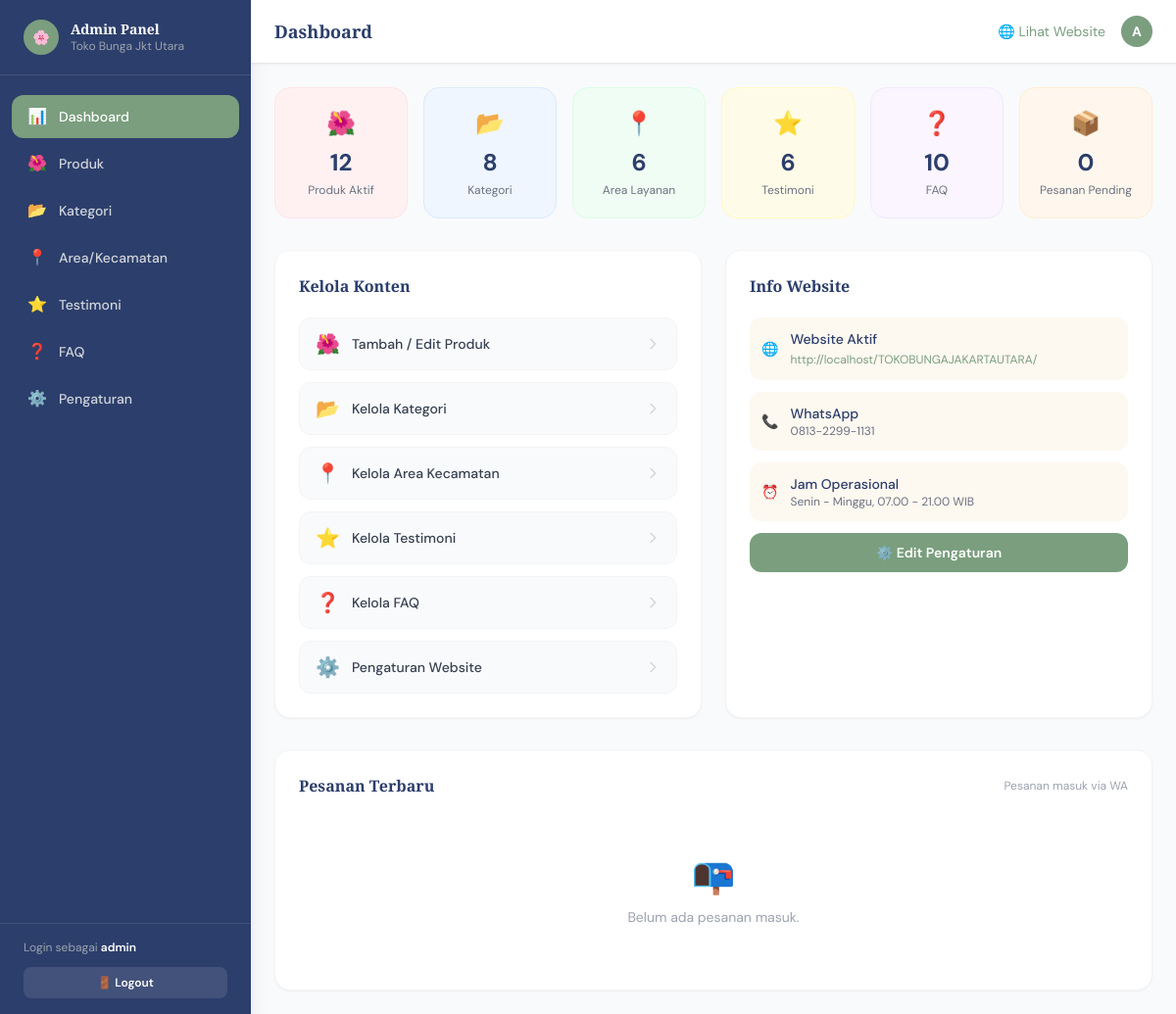
Screenshot of /admin/ (signed in) with the database file from the repository.
### tables this page shows
CREATE TABLE `settings` (
  `id` int(11) NOT NULL AUTO_INCREMENT,
  `key` varchar(100) NOT NULL,
  `value` text DEFAULT NULL,
  `updated_at` timestamp NOT NULL DEFAULT current_timestamp() ON UPDATE current_timestamp(),
  PRIMARY KEY (`id`),
  UNIQUE KEY `key` (`key`)
);

### includes/config.php (called while the page is built, shortened)
<?php
function db(): PDO {
    static $pdo = null;
    if ($pdo === null) {
        $dsn = "mysql:host=" . DB_HOST . ";dbname=" . DB_NAME . ";charset=" . DB_CHARSET;
        try {
            $pdo = new PDO($dsn, DB_USER, DB_PASS, [
                PDO::ATTR_ERRMODE            => PDO::ERRMODE_EXCEPTION,
                PDO::ATTR_DEFAULT_FETCH_MODE => PDO::FETCH_ASSOC,
                PDO::ATTR_EMULATE_PREPARES   => false,
            ]);
        } catch (PDOException $e) {
            die('<div style="font-family:sans-serif;padding:20px;background:#fee;border:1px solid #f00;border-radius:8px;margin:20px;">
                <strong>Database Error:</strong> ' . htmlspecialchars($e->getMessage()) . '
                </div>');
        }
    }
    return $pdo;
}
function setting(string $key, string $default = ''): string {
    static $cache = [];
    if (!isset($cache[$key])) {
        $stmt = db()->prepare("SELECT `value` FROM settings WHERE `key` = ? LIMIT 1");
        $stmt->execute([$key]);
        $row = $stmt->fetch();
        $cache[$key] = $row ? (string)$row['value'] : $default;
    }
    return $cache[$key];
}
function e(string $str): string {
    return htmlspecialchars($str, ENT_QUOTES, 'UTF-8');
}

### admin/pages/dashboard.php (the view, shortened to what this page needs)
<?php
$stats = db()->query("SELECT * FROM v_statistics")->fetch();
$recent_orders = db()->query("SELECT * FROM orders ORDER BY created_at DESC LIMIT 5")->fetchAll();
require __DIR__ . '/../includes/header.php';
?>
<div class="grid grid-cols-2 md:grid-cols-3 lg:grid-cols-6 gap-4 mb-8">
  <?php
  $cards = [
    ['label'=>'Produk Aktif',     'value'=>$stats['total_products'],    'icon'=>'🌺', 'color'=>'bg-rose-50 border-rose-100'],
    ['label'=>'Kategori',         'value'=>$stats['total_categories'],  'icon'=>'📂', 'color'=>'bg-blue-50 border-blue-100'],
    ['label'=>'Area Layanan',     'value'=>$stats['total_locations'],   'icon'=>'📍', 'color'=>'bg-green-50 border-green-100'],
    ['label'=>'Testimoni',        'value'=>$stats['total_testimonials'],'icon'=>'⭐', 'color'=>'bg-yellow-50 border-yellow-100'],
    ['label'=>'FAQ',              'value'=>$stats['total_faqs'],        'icon'=>'❓', 'color'=>'bg-purple-50 border-purple-100'],
    ['label'=>'Pesanan Pending',  'value'=>$stats['pending_orders'],    'icon'=>'📦', 'color'=>'bg-orange-50 border-orange-100'],
  ];
  foreach ($cards as $card):
  ?>
  <div class="<?= $card['color'] ?> border rounded-2xl p-5 text-center">
    <div class="text-2xl mb-2"><?= $card['icon'] ?></div>
    <div class="font-bold text-navy text-2xl"><?= $card['value'] ?></div>
    <div class="text-xs text-gray-500 mt-1"><?= $card['label'] ?></div>
  </div>
  <?php endforeach; ?>
</div>
<div class="grid md:grid-cols-2 gap-6 mb-8">
  <div class="bg-white rounded-2xl p-6 border border-gray-100 shadow-sm">
    <h2 class="font-serif font-semibold text-navy text-base mb-5">Kelola Konten</h2>
    <div class="space-y-3">
      <?php
      $links = [
        ['page'=>'products',     'label'=>'Tambah / Edit Produk',      'icon'=>'🌺'],
        ['page'=>'categories',   'label'=>'Kelola Kategori',           'icon'=>'📂'],
        ['page'=>'locations',    'label'=>'Kelola Area Kecamatan',     'icon'=>'📍'],
        ['page'=>'testimonials', 'label'=>'Kelola Testimoni',          'icon'=>'⭐'],
        ['page'=>'faqs',         'label'=>'Kelola FAQ',                'icon'=>'❓'],
        ['page'=>'settings',     'label'=>'Pengaturan Website',        'icon'=>'⚙️'],
      ];
      foreach ($links as $l):
      ?>
      <a href="<?= BASE_URL ?>/admin/?page=<?= $l['page'] ?>"
         class="flex items-center gap-3 px-4 py-3 rounded-xl bg-gray-50 hover:bg-cream border border-gray-100 hover:border-sage/30 transition group">
        <span class="text-xl"><?= $l['icon'] ?></span>
        <span class="text-sm font-medium text-gray-700 group-hover:text-sage transition"><?= $l['label'] ?></span>
        <svg class="w-4 h-4 ml-auto text-gray-300 group-hover:text-sage transition" fill="none" stroke="currentColor" viewBox="0 0 24 24">
          <path stroke-linecap="round" stroke-linejoin="round" stroke-width="2" d="M9 5l7 7-7 7"/>
        </svg>
      </a>
      <?php endforeach; ?>
    </div>
  </div>
  <div class="bg-white rounded-2xl p-6 border border-gray-100 shadow-sm">
    <h2 class="font-serif font-semibold text-navy text-base mb-5">Info Website</h2>
    <div class="space-y-3 text-sm">
      <div class="flex items-center gap-3 p-3 bg-cream rounded-xl">
        <span class="text-sage">🌐</span>
        <div>
          <div class="font-medium text-navy">Website Aktif</div>
          <a href="<?= BASE_URL ?>/" target="_blank" class="text-sage hover:underline text-xs"><?= BASE_URL ?>/</a>
        </div>
      </div>
      <div class="flex items-center gap-3 p-3 bg-cream rounded-xl">
        <span class="text-sage">📞</span>
        <div>
          <div class="font-medium text-navy">WhatsApp</div>
          <div class="text-xs text-gray-500"><?= e(setting('phone_display')) ?></div>
        </div>
      </div>
      <div class="flex items-center gap-3 p-3 bg-cream rounded-xl">
        <span class="text-sage">⏰</span>
        <div>
          <div class="font-medium text-navy">Jam Operasional</div>
          <div class="text-xs text-gray-500"><?= e(setting('jam_buka')) ?></div>
        </div>
      </div>
      <div class="mt-4">
        <a href="<?= BASE_URL ?>/admin/?page=settings"
           class="block w-full text-center bg-sage hover:bg-sage-dark text-white font-semibold py-2.5 rounded-xl transition text-sm">
          ⚙️ Edit Pengaturan
        </a>
      </div>
    </div>
  </div>
</div>
<div class="bg-white rounded-2xl p-6 border border-gray-100 shadow-sm">
  <div class="flex items-center justify-between mb-5">
    <h2 class="font-serif font-semibold text-navy text-base">Pesanan Terbaru</h2>
    <span class="text-xs text-gray-400">Pesanan masuk via WA</span>
  </div>
  <?php if (empty($recent_orders)): ?>
  <div class="text-center py-10 text-gray-400">
    <div class="text-4xl mb-3">📭</div>
    <p class="text-sm">Belum ada pesanan masuk.</p>
  </div>
  <?php endif; ?>
</div>
<?php require __DIR__ . '/../includes/footer.php'; ?>

### assets/css/style.css (style rules this page uses)
*, *::before, *::after { box-sizing: border-box; }
html { scroll-behavior: smooth; }
body { font-family: 'DM Sans', sans-serif; background-color: #FDF8F0; color: #374151; }
h1, h2, h3, .font-serif { font-family: 'Playfair Display', Georgia, serif; }

### rows the page displays
settings: value "0813-2299-1131"
settings: value "Senin - Minggu, 07.00 - 21.00 WIB"

### other values shown
$item['icon'] "📊"
$item['label'] "Dashboard"
$item['icon'] "🌺"
$item['label'] "Produk"
$item['icon'] "📂"
$item['label'] "Kategori"
$item['icon'] "📍"
$item['label'] "Area/Kecamatan"
$item['icon'] "⭐"
$item['label'] "Testimoni"
$item['icon'] "❓"
$item['label'] "FAQ"
$item['icon'] "⚙️"
$item['label'] "Pengaturan"
$admin_user "admin"
